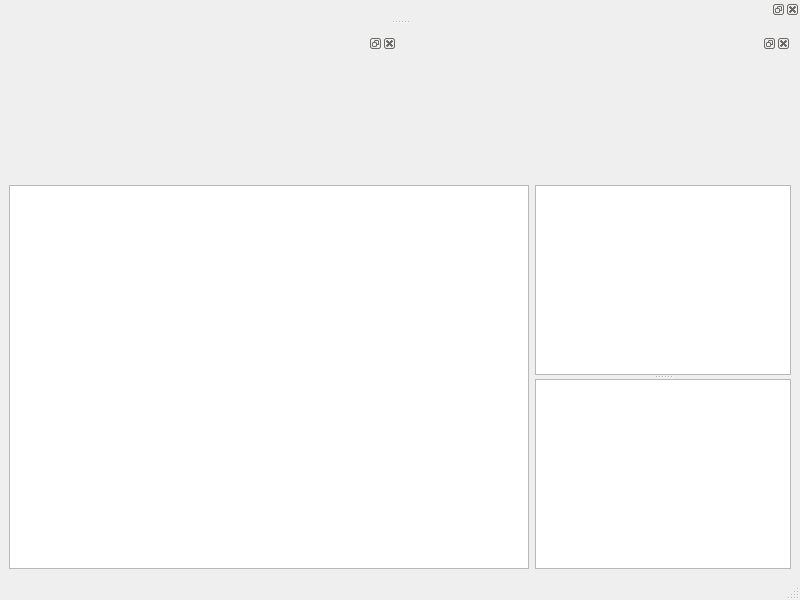
<?xml version="1.0" encoding="UTF-8"?>
<ui version="4.0">
 <class>MainWindow</class>
 <widget class="QMainWindow" name="MainWindow">
  <property name="geometry">
   <rect>
    <x>0</x>
    <y>0</y>
    <width>800</width>
    <height>600</height>
   </rect>
  </property>
  <property name="windowTitle">
   <string>MainWindow</string>
  </property>
  <widget class="QWidget" name="centralwidget">
   <layout class="QGridLayout" name="gridLayout">
    <item row="0" column="0" colspan="2">
     <layout class="QHBoxLayout" name="horizontalLayout">
      <item>
       <widget class="QDockWidget" name="dockWidget_3">
        <widget class="QWidget" name="dockWidgetContents_4"/>
       </widget>
      </item>
      <item>
       <widget class="QDockWidget" name="dockWidget_4">
        <widget class="QWidget" name="dockWidgetContents_5"/>
       </widget>
      </item>
     </layout>
    </item>
    <item row="1" column="0">
     <widget class="QGraphicsView" name="graphicsView"/>
    </item>
    <item row="1" column="1">
     <widget class="QSplitter" name="splitter">
      <property name="orientation">
       <enum>Qt::Vertical</enum>
      </property>
      <widget class="QTextEdit" name="textEdit"/>
      <widget class="QGraphicsView" name="graphicsView_2"/>
     </widget>
    </item>
   </layout>
  </widget>
  <widget class="QMenuBar" name="menubar">
   <property name="geometry">
    <rect>
     <x>0</x>
     <y>0</y>
     <width>800</width>
     <height>23</height>
    </rect>
   </property>
  </widget>
  <widget class="QStatusBar" name="statusbar"/>
  <widget class="QDockWidget" name="dockWidget">
   <attribute name="dockWidgetArea">
    <number>4</number>
   </attribute>
   <widget class="QWidget" name="dockWidgetContents"/>
  </widget>
 </widget>
 <resources/>
 <connections/>
</ui>
